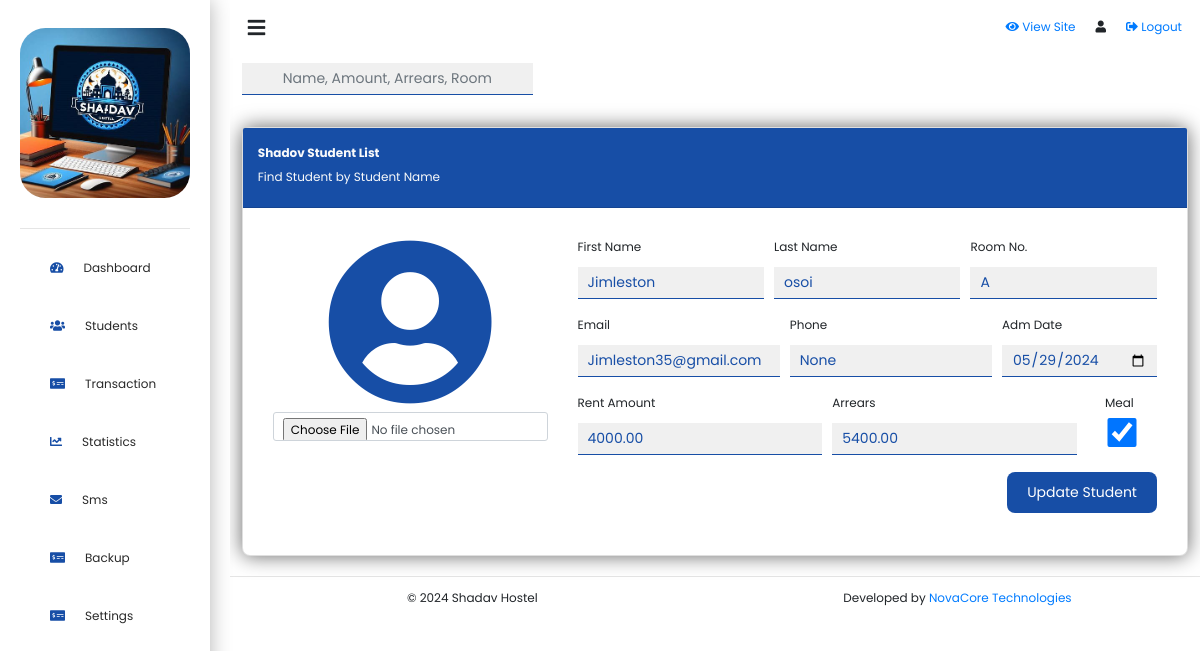
Page /edit_student/1/ on the earlier database version.
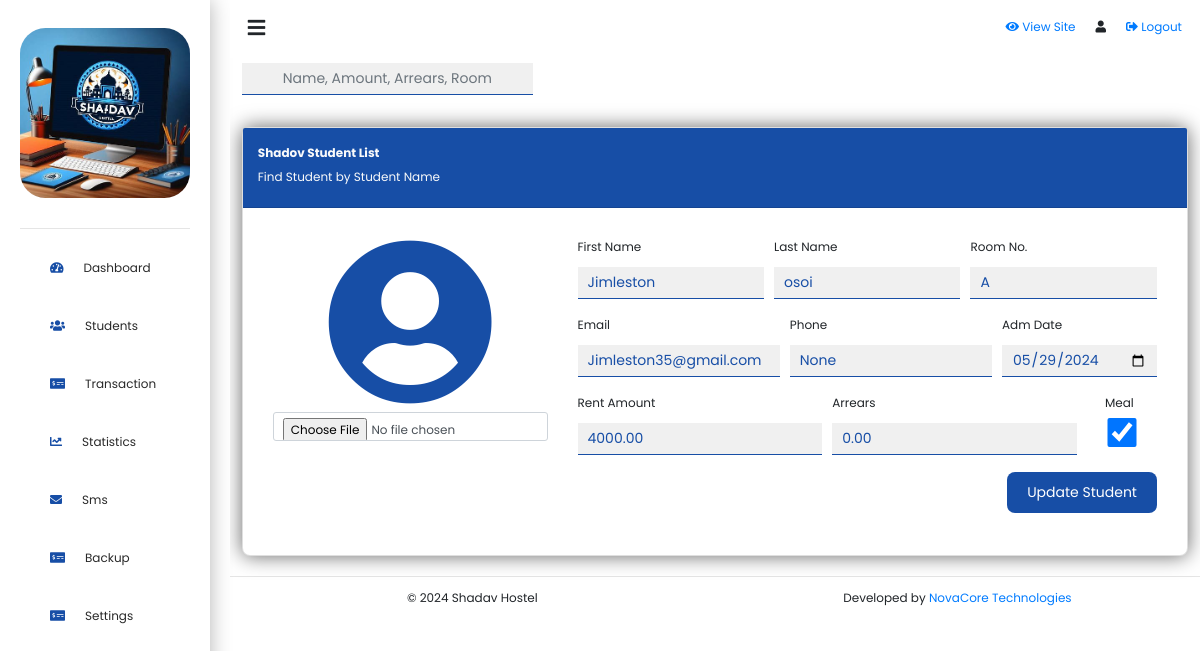
Same page on the later database version.
### Tenants/models.py (models this page shows, shortened)
class Student(models.Model):
    user = models.OneToOneField(User, on_delete=models.CASCADE)
    room_number = models.CharField(max_length=10)
    rent_amount = models.DecimalField(max_digits=10, decimal_places=2, default=4000.00)
    has_food = models.BooleanField(default=False)
    arrears = models.DecimalField(max_digits=10, decimal_places=2, default=0.00)
    adm_date = models.DateField(null=True)
    number = models.CharField(max_length=15, null=True)

### Admin/views.py (the view, shortened to what this page needs)
# urls.py: path('edit_student/<int:student_id>/', edit_student, name='edit_student'),
def edit_student(request, student_id):
    student = Student.objects.get(id=student_id)
    context = {
        "student": student,
    }
    return render(request, 'edit_student.html', context)

### Admin/templates/edit_student.html (shortened to what the changed rows need)
{% extends "base.html" %}
{% block content %}
<div class="student_content px-3">
    <div class="tab_content_container w-100">
        <div class="find_student tab_container w-100">
            <div class="customCard card w-100 position-relative">
                <div class="card-body position-relative">
                    <div class="content editStudent_content">
                        <div class="card-body position-relative">
                        <form method="post" enctype="multipart/form-data" >
                            <div class="row">
                                <div class="col-12 col-md-8">
                                    <div class="student_info">
                                        <div class="form-group">
                                            <label for="fullname">First Name</label>
                                            <input type="text" name="first_name" class="form-control input_outline" placeholder="First Name" value="{{ student.user.first_name}}">
                                        </div>
                                        <div class="form-group">
                                            <label for="fullname">Last Name</label>
                                            <input type="text" name="last_name" class="form-control input_outline" placeholder="Last Name"  value="{{ student.user.last_name}}">
                                        </div>
                                        <div class="form-group">
                                            <label for="room">Room No.</label>
                                            <input type="text" name="room_number" class="form-control input_outline" placeholder="Room No." value="{{ student.room_number}}">
                                        </div>
                                    </div>
                                    <div class="student_info">
                                        <div class="form-group">
                                            <label for="email">Email</label>
                                            <input type="email" name="email" class="form-control input_outline" placeholder="Email" value="{{ student.user.email}}">
                                        </div>
                                        <div class="form-group">
                                            <label for="phone">Phone</label>
                                            <input type="text" name="phone" class="form-control input_outline" placeholder="Phone" value="{{ student.number}}">
                                        </div>
                                        <div class="form-group">
                                            <label for="adm">Adm Date</label>
                                            <input type="date" name="adm_date" class="form-control input_outline" value="{{ student.adm_date|date:'Y-m-d' }}">
                                        </div>
                                    </div>
                                    <div class="student_info">
                                        <div class="form-group">
                                            <label for="rent">Rent Amount</label>
                                            <input type="text" name="rent_amount" class="form-control input_outline" value="{{ student.rent_amount }}">
                                        </div>
                                        <div class="form-group">
                                            <label for="arrears">Arrears</label>
                                            <input type="text" name="arrears" class="form-control input_outline" value="{{ student.arrears }}">
                                        </div>
                                        <div class="form-group">
                                            <label for="meal" class="mx-4">Meal</label>
                                            <input type="checkbox" name="has_food" class="form-control" style="width: 70px;" {% if student.has_food %} checked {% endif %}>
                                        </div>
                                    </div>
                                </div>
                            </div>
                        </form>
                        </div>
                    </div>
                </div>
            </div>
        </div>
    </div>
</div>
{% endblock %}

Differences in the rows shown:
changed Student "None": arrears "5400.00" → "0.00"
